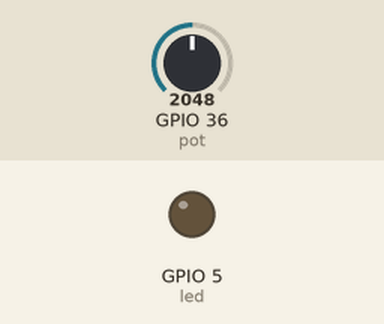
A program run on a simulated ESP32 board running MicroPython. Parts: output pins drawn as LEDs (lit = HIGH). Dashed ring = blinking. Inputs (shaded band) come from the test bench; at power-on: GPIO 36 (pot) = 2048 (analog values on the 0–4095 scale).

Above: at 1.2 s.
1.3 s: GPIO 36 (pot) set to 2866
At 2.8 s:
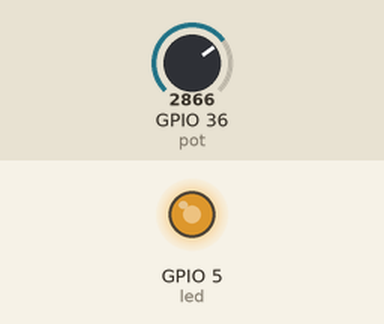
4.3 s: GPIO 36 (pot) set to 3603
7.3 s: GPIO 36 (pot) set to 2047
At 8.8 s:
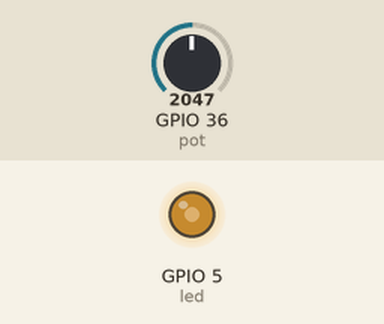
10.3 s: GPIO 36 (pot) set to 491
At 12.8 s:
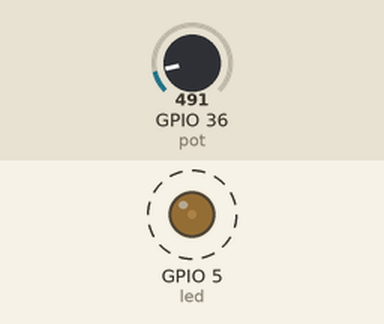
Timing chart, 0 to 14.3 s (numbered marks = the images above; inputs shaded):
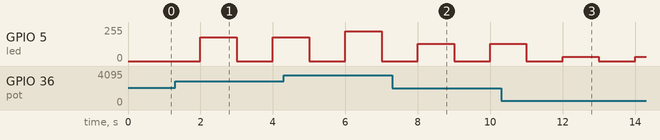

Measured:
- by itself, GPIO 5 (led): alternates 31/255 for 1.0 s and 0/255 for 1.0 s

The program:

multitasking.py
```python
from machine import Pin, PWM, ADC
import uasyncio

led = PWM(Pin(5), 5000)
pot = ADC(Pin(36))
pot.atten(ADC.ATTN_11DB)

brightness = 0

async def blink():
    global brightness
    while True:
        led.duty(brightness)
        await uasyncio.sleep(1)
        led.duty(0)
        await uasyncio.sleep(1)

async def update_brightness():
    global brightness
    while True:
        brightness = int(round(pot.read() / 4))
        await uasyncio.sleep_ms(100)

event_loop = uasyncio.get_event_loop()
event_loop.create_task(blink())
event_loop.create_task(update_brightness())
event_loop.run_forever()
```
